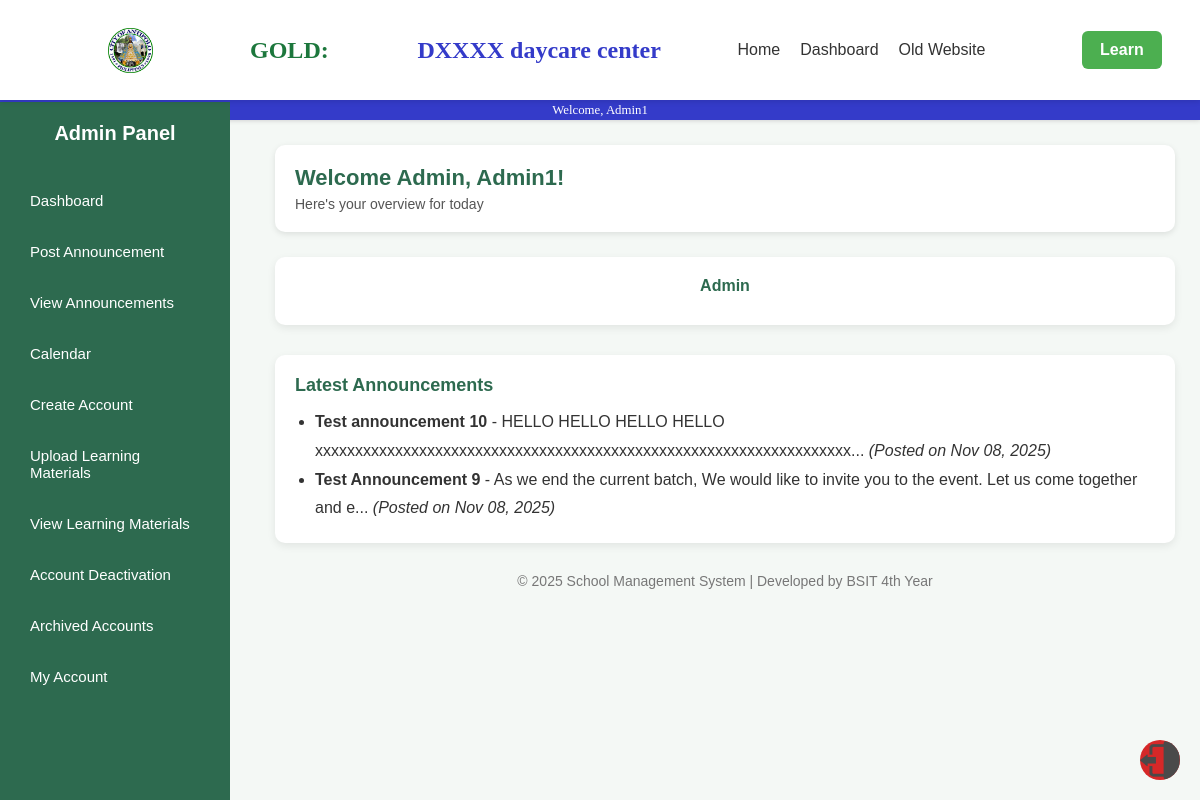
The app's page /admindashboard1.php (signed in) with its own data.
### tables this page shows
CREATE TABLE `announcements` (
  `id` int(11) NOT NULL,
  `title` varchar(255) NOT NULL,
  `content` text NOT NULL,
  `posted_by` int(11) NOT NULL,
  `posted_at` timestamp NULL DEFAULT current_timestamp()
);

### admindashboard1.php (the view, shortened to what this page needs)
<?php
$servername = "localhost";
$username = "root";
$password = "";
$dbname = "myfirstdatabase";
$conn = new mysqli($servername, $username, $password, $dbname);
$ann_query = "SELECT title, content, posted_at FROM announcements ORDER BY posted_at DESC LIMIT 2";
$ann_result = $conn->query($ann_query);
$announcements = [];
while ($row = $ann_result->fetch_assoc()) {
    $announcements[] = $row;
}
?>
<!DOCTYPE html>
<html lang="en">
<head>
  <link rel="stylesheet" href="css2/dashboard.css">
  <link rel="stylesheet" href="css/style1.css">
</head>
<body>
  <div class="Topbar">
        <img class="Antipolo" src="pictures/ANTIPOLO.png">
        <h1 class="TopbarTitle1">GOLD: &nbsp; </h1>
        <h1 class="TopbarTitle2"> DXXXX daycare center</h1>
        <nav class="navbar">
        <ul>
            <li><a href="home1.php">Home</a></li>
            <li><a href="dashboard3.php">Dashboard</a></li>
            <li><a href="extra.php">Old Website</a></li>
        </ul>
        </nav>
        <a href="learning.html" class="cta-btn">Learn</a>
    </div>
    <div class="Topbarline">
        <p class = "TopbarLineText">Welcome, <?php echo $_SESSION['username']; ?></p>
    </div>
   <div class="sidebar">
      <h2>Admin Panel</h2>
      <a href="admindashboard1.php">Dashboard</a>
      <a href="admin_announcement.php">Post Announcement</a>
      <a href="announcements_feed1.php">View Announcements</a>
      <a href="calendar1.php">Calendar</a>
      <a href="phplessons/signup1.php">Create Account</a>
      <a href="upload_materials1.php">Upload Learning Materials</a>
      <a href="view_materials1.php">View Learning Materials</a>
      <a href="admin_deactivate.php">Account Deactivation</a>
      <a href="archived_accounts.php">Archived Accounts</a>
      <a href="my_account1.php">My Account</a>
      <a href="#"></a>
      <a href="#"></a>
      <a href="#"></a>
    </div>
  <div class="main-content">
      <header>
          <h1>Welcome Admin, <?php echo $_SESSION['username'] ?>!</h1>
          <p>Here's your overview for today</p>
      </header>
      <section class="cards">
          <div class="card">
              <h3>Admin</h3>
          </div>
      </section>
      <section class="announcement">
          <h2>Latest Announcements</h2>
          <?php if (empty($announcements)): ?>
              <p>No announcements available.</p>
          <?php else: ?>
              <ul>
                  <?php foreach ($announcements as $ann): ?>
                      <li>
                          <strong><?php echo htmlspecialchars($ann['title']); ?></strong> -
                          <?php echo htmlspecialchars(substr($ann['content'], 0, 100)); ?>...
                          <em>(Posted on <?php echo date('M d, Y', strtotime($ann['posted_at'])); ?>)</em>
                      </li>
                  <?php endforeach; ?>
              </ul>
          <?php endif; ?>
      </section>
      <footer>
          <p>© 2025 School Management System | Developed by BSIT 4th Year</p>
      </footer>
  </div>
  <img
        src="pictures/LOicon.png"
        alt="Logout"
        class="logout"
        onclick="confirmLogout()"
    >
</body>
</html>

### css2/dashboard.css (style rules this page uses)
Body { background-color: #e9e9e9; margin: 0; font-family: Arial, sans-serif; }
.Topbar { display: flex; align-items: center; justify-content: space-around; width: 100%; height: 100px; background-color: #ffffff; padding-left: 50px; position: sticky; top: 0; z-index: 1000; box-shadow: 0px 2px 5px rgba(0,0,0,0.1); }
.Topbarline { height: 20px; width: 100%; background-color: #343bc9; box-shadow: 0px 0px 5px #c4c4c4; display: flex; align-items: center; justify-content: center; }
.TopbarLineText { font-family: Calibri; color: #ffffff; font-size: 80%; }
.TopbarTitle1 { font-size: 150%; font-family: Calibri; color: #1c773c; }
.TopbarTitle2 { font-size: 150%; font-family: Calibri; color: #343bc9; }
.Antipolo { margin: 20px; height: 45px; width: 45px; }
.navbar ul { list-style: none; display: flex; gap: 20px; }
.navbar a { text-decoration: none; color: #333; font-weight: 500; transition: color 0.3s ease; }
.cta-btn { background-color: #4caf50; color: #fff; padding: 10px 18px; border-radius: 6px; font-weight: 600; text-decoration: none; transition: background-color 0.3s ease; margin-left: 20px; }
.logout { position: fixed; bottom: 20px; right: 20px; width: 40px; height: 40px; border-radius: 50%; transition: filter 0.3s ease; cursor: pointer; }

### css/style1.css (style rules this page uses)
* { margin: 0; padding: 0; box-sizing: border-box; }
body { font-family: 'Poppins', sans-serif; background: #f4f8f5; color: #333; }
.sidebar { position: fixed; left: 0; top: 0; width: 230px; height: 100%; background-color: #2d6a4f; color: white; padding: 20px; display: flex; flex-direction: column; gap: 10px; }
.sidebar h2 { text-align: center; margin-bottom: 25px; font-weight: 600; font-size: 20px; }
.sidebar a { display: block; color: white; text-decoration: none; padding: 12px 10px; border-radius: 6px; transition: background 0.3s; font-size: 15px; }
.logout { background: #d62828; margin-top: auto; text-align: center; }
.main-content { margin-left: 250px; padding: 25px; }
header { background: white; padding: 20px; border-radius: 10px; box-shadow: 0 2px 6px rgba(0,0,0,0.1); margin-bottom: 25px; }
header h1 { color: #2d6a4f; font-weight: 600; font-size: 22px; }
header p { font-size: 14px; color: #555; margin-top: 5px; }
.cards { display: grid; grid-template-columns: repeat(auto-fit, minmax(220px, 1fr)); gap: 20px; }
.card { background: white; padding: 20px; border-radius: 10px; box-shadow: 0 3px 8px rgba(0,0,0,0.08); text-align: center; }
.card h3 { color: #2d6a4f; margin-bottom: 10px; font-size: 16px; }
.announcement { background: white; margin-top: 30px; padding: 20px; border-radius: 10px; box-shadow: 0 3px 8px rgba(0,0,0,0.08); }
.announcement h2 { color: #2d6a4f; margin-bottom: 12px; font-size: 18px; font-weight: 600; }
.announcement ul { list-style-type: disc; padding-left: 20px; color: #333; line-height: 1.8; }
footer { text-align: center; margin-top: 30px; color: #777; font-size: 14px; }

### admindashboard1.php (style rules this page uses)
.logout { position: fixed; bottom: 20px; right: 20px; width: 40px; height: 40px; border-radius: 50%; transition: filter 0.3s ease; cursor: pointer; }
.sidebar { margin-top: 102px; margin-bottom: 100px; overflow-y: scroll; }

### records on screen
announcements: title "Test announcement 10", content "HELLO HELLO HELLO HELLO xxxxxxxxxxxxxxxxxxxxxxxxxxxxxxxxxxxxxxxxxxxxxxxxxxxxxxxxxxxxxxxxxxx", posted_at "Nov 08, 2025"
announcements: title "Test Announcement 9", content "As we end the current batch, We would like to invite you to the event. Let us come together and e", posted_at "Nov 08, 2025"

### other values on screen
$_SESSION['username'] "Admin1"
